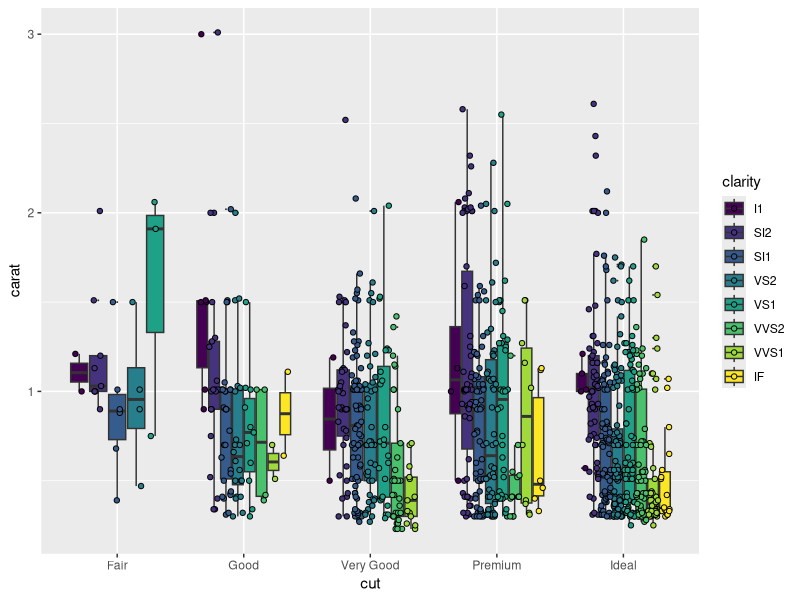

R code for this plot:
library(ggplot2)


### Name: position_jitterdodge
### Title: Simultaneously dodge and jitter
### Aliases: position_jitterdodge

### ** Examples

dsub <- diamonds[ sample(nrow(diamonds), 1000), ]
ggplot(dsub, aes(x = cut, y = carat, fill = clarity)) +
  geom_boxplot(outlier.size = 0) +
  geom_point(pch = 21, position = position_jitterdodge())
